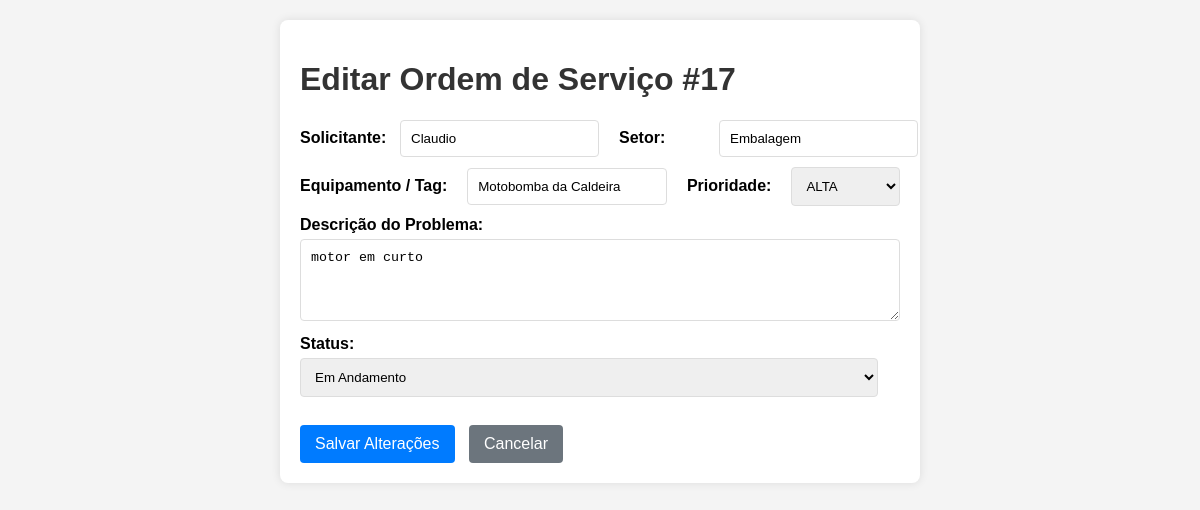
/editar_os.php?id=17, run on the app's committed database.
### tables this page shows
CREATE TABLE `ordens_servico` (
  `id` int(11) NOT NULL,
  `cliente` varchar(255) NOT NULL,
  `equipamento` varchar(255) NOT NULL,
  `descricao_problema` text NOT NULL,
  `status` enum('Aberta','Em Andamento','Aguardando Peças','Concluída','Cancelada') DEFAULT 'Aberta',
  `data_abertura` datetime DEFAULT current_timestamp(),
  `data_conclusao` datetime DEFAULT NULL,
  `setor` varchar(255) NOT NULL DEFAULT '',
  `prioridade` varchar(50) NOT NULL DEFAULT 'BAIXA'
);

### editar_os.php (the view, shortened to what this page needs)
<?php
include 'conexao.php';
$os = null;
if (isset($_GET['id'])) {
    $id_os = (int) $_GET['id'];
    $sql_select_os = "SELECT id, cliente, setor, equipamento, prioridade, descricao_problema, status, data_abertura, data_conclusao FROM ordens_servico WHERE id = $id_os";
    $result_os = $conn->query($sql_select_os);
    if ($result_os->num_rows > 0) {
        $os = $result_os->fetch_assoc();
    } else {
        echo "Ordem de Serviço não encontrada.";
        exit;
    }
} else {
    header("Location: index.php?status=error&message=ID_nao_fornecido");
    exit;
}
?>
<!DOCTYPE html>
<html lang="pt-BR">
<head>
</head>
<body>
    <div class="container">
        <h1>Editar Ordem de Serviço #<?php echo $os['id']; ?></h1>
        <form action="processar_os.php" method="POST">
            <div class="form-row">
                <label for="cliente">Solicitante:</label>
                <input type="text" id="cliente" name="cliente" value="<?php echo htmlspecialchars($os['cliente']); ?>"
                    required>
                <label for="setor">Setor:</label>
                <input type="text" id="setor" name="setor" value="<?php echo htmlspecialchars($os['setor'] ?? ''); ?>"
                    required>
            </div>
            <div class="form-row">
                <label for="equipamento">Equipamento / Tag:</label>
                <input type="text" id="equipamento" name="equipamento"
                    value="<?php echo htmlspecialchars($os['equipamento']); ?>" required>
                <label for="prioridade">Prioridade:</label>
                <select id="prioridade" name="prioridade" required>
                    <option value="ALTA" <?php echo ($os['prioridade'] == 'ALTA') ? 'selected' : ''; ?>>ALTA</option>
                </select>
            </div>
            <label for="descricao_problema">Descrição do Problema:</label>
            <textarea id="descricao_problema" name="descricao_problema" rows="4"
                required><?php echo htmlspecialchars($os['descricao_problema']); ?></textarea>
            <label for="status">Status:</label>
            <select id="status" name="status">
                <option value="Em Andamento" <?php echo ($os['status'] == 'Em Andamento') ? 'selected' : ''; ?>>Em
                    Andamento</option>
            </select>
            <br><br>
            <button type="submit">Salvar Alterações</button>
            <button type="button" class="cancel-btn" onclick="window.location.href='index.php';">Cancelar</button>
        </form>
    </div>
</body>
</html>

### editar_os.php (style rules this page uses)
body { font-family: Arial, sans-serif; margin: 20px; background-color: #f4f4f4; }
.container { max-width: 600px; margin: auto; background: #fff; padding: 20px; border-radius: 8px; box-shadow: 0 0 10px rgba(0, 0, 0, 0.1); }
h1 { color: #333; }
label { display: block; margin-bottom: 5px; font-weight: bold; }
input[type="text"], textarea, select { width: calc(100% - 22px); padding: 10px; margin-bottom: 10px; border: 1px solid #ddd; border-radius: 4px; }
button { background-color: #007bff; color: white; padding: 10px 15px; border: none; border-radius: 4px; cursor: pointer; font-size: 16px; margin-right: 10px; }
.cancel-btn { background-color: #6c757d; }
.form-row { display: flex; align-items: center; gap: 20px; margin-bottom: 10px; }
.form-row label { margin-bottom: 0; min-width: 80px; }
.form-row input[type="text"], .form-row select { flex-grow: 1; width: auto; margin-bottom: 0; }

### data on the page
ordens_servico: id "17", cliente "Claudio", setor "Embalagem", equipamento "Motobomba da Caldeira", prioridade "ALTA", descricao_problema "motor em curto", status "Em Andamento"
